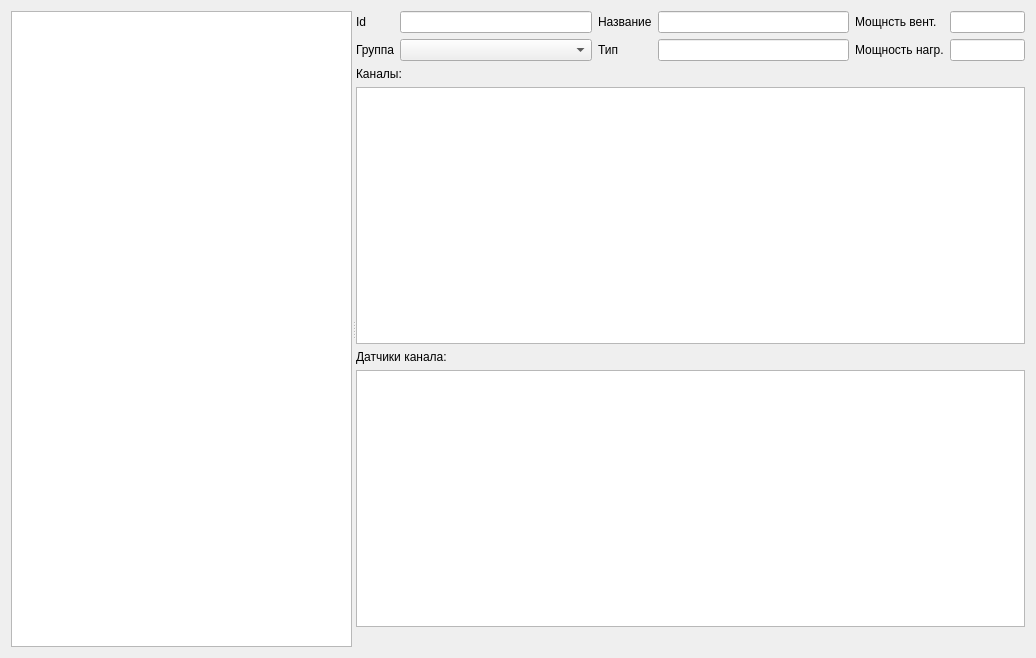
<?xml version="1.0" encoding="UTF-8"?>
<ui version="4.0">
 <class>FormOven</class>
 <widget class="QWidget" name="FormOven">
  <property name="geometry">
   <rect>
    <x>0</x>
    <y>0</y>
    <width>1036</width>
    <height>658</height>
   </rect>
  </property>
  <property name="windowTitle">
   <string>Form</string>
  </property>
  <layout class="QVBoxLayout" name="verticalLayout_2">
   <item>
    <widget class="QSplitter" name="splitter">
     <property name="orientation">
      <enum>Qt::Orientation::Horizontal</enum>
     </property>
     <widget class="RestTableView" name="tableViewOven"/>
     <widget class="QWidget" name="layoutWidget">
      <layout class="QVBoxLayout" name="verticalLayout">
       <item>
        <layout class="QGridLayout" name="gridLayout">
         <item row="1" column="3">
          <widget class="QLineEdit" name="lineEditType"/>
         </item>
         <item row="0" column="3">
          <widget class="QLineEdit" name="lineEditNam"/>
         </item>
         <item row="0" column="5">
          <widget class="QLineEdit" name="lineEditPvent">
           <property name="maximumSize">
            <size>
             <width>75</width>
             <height>16777215</height>
            </size>
           </property>
          </widget>
         </item>
         <item row="1" column="4">
          <widget class="QLabel" name="label_6">
           <property name="text">
            <string>Мощность нагр.</string>
           </property>
          </widget>
         </item>
         <item row="1" column="5">
          <widget class="QLineEdit" name="lineEditPhead">
           <property name="maximumSize">
            <size>
             <width>75</width>
             <height>16777215</height>
            </size>
           </property>
          </widget>
         </item>
         <item row="0" column="2">
          <widget class="QLabel" name="label_2">
           <property name="text">
            <string>Название</string>
           </property>
          </widget>
         </item>
         <item row="0" column="0">
          <widget class="QLabel" name="label">
           <property name="text">
            <string>Id</string>
           </property>
          </widget>
         </item>
         <item row="1" column="0">
          <widget class="QLabel" name="label_4">
           <property name="text">
            <string>Группа</string>
           </property>
          </widget>
         </item>
         <item row="1" column="1">
          <widget class="QComboBox" name="comboBoxGroup"/>
         </item>
         <item row="0" column="4">
          <widget class="QLabel" name="label_3">
           <property name="text">
            <string>Мощнсть вент.</string>
           </property>
          </widget>
         </item>
         <item row="0" column="1">
          <widget class="QLineEdit" name="lineEditId"/>
         </item>
         <item row="1" column="2">
          <widget class="QLabel" name="label_5">
           <property name="text">
            <string>Тип</string>
           </property>
          </widget>
         </item>
        </layout>
       </item>
       <item>
        <widget class="QLabel" name="label_7">
         <property name="text">
          <string>Каналы:</string>
         </property>
        </widget>
       </item>
       <item>
        <widget class="RestTableView" name="tableViewChannel">
         <property name="selectionMode">
          <enum>QAbstractItemView::SelectionMode::SingleSelection</enum>
         </property>
         <property name="selectionBehavior">
          <enum>QAbstractItemView::SelectionBehavior::SelectRows</enum>
         </property>
        </widget>
       </item>
       <item>
        <widget class="QLabel" name="label_8">
         <property name="text">
          <string>Датчики канала:</string>
         </property>
        </widget>
       </item>
       <item>
        <widget class="RestTableView" name="tableViewSensor"/>
       </item>
       <item>
        <layout class="QHBoxLayout" name="horizontalLayoutMap">
         <item>
          <spacer name="horizontalSpacer">
           <property name="orientation">
            <enum>Qt::Orientation::Horizontal</enum>
           </property>
           <property name="sizeHint" stdset="0">
            <size>
             <width>40</width>
             <height>20</height>
            </size>
           </property>
          </spacer>
         </item>
        </layout>
       </item>
      </layout>
     </widget>
    </widget>
   </item>
  </layout>
 </widget>
 <customwidgets>
  <customwidget>
   <class>RestTableView</class>
   <extends>QTableView</extends>
   <header>rest/resttableview.h</header>
  </customwidget>
 </customwidgets>
 <resources/>
 <connections/>
</ui>
